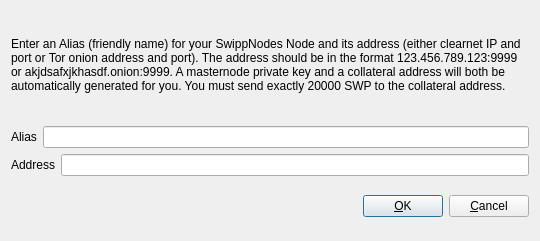
<?xml version="1.0" encoding="UTF-8"?>
<ui version="4.0">
 <class>AddEditAdrenalineNode</class>
 <widget class="QDialog" name="AddEditAdrenalineNode">
  <property name="geometry">
   <rect>
    <x>0</x>
    <y>0</y>
    <width>540</width>
    <height>241</height>
   </rect>
  </property>
  <property name="windowTitle">
   <string>Add/Edit SwippNodes Node</string>
  </property>
  <property name="modal">
   <bool>true</bool>
  </property>
  <layout class="QVBoxLayout" name="verticalLayout">
   <item>
    <layout class="QVBoxLayout" name="verticalLayout_2">
     <property name="topMargin">
      <number>0</number>
     </property>
     <property name="bottomMargin">
      <number>0</number>
     </property>
     <item>
      <widget class="QLabel" name="label_3">
       <property name="sizePolicy">
        <sizepolicy hsizetype="Preferred" vsizetype="Expanding">
         <horstretch>0</horstretch>
         <verstretch>0</verstretch>
        </sizepolicy>
       </property>
       <property name="text">
        <string>&lt;html&gt;&lt;head/&gt;&lt;body&gt;&lt;p&gt;Enter an Alias (friendly name) for your SwippNodes Node and its address (either clearnet IP and port or Tor onion address and port).  The address should be in the format 123.456.789.123:9999 or akjdsafxjkhasdf.onion:9999.  A masternode private key and a collateral address will both be automatically generated for you.  You must send exactly 20000 SWP to the collateral address.&lt;/p&gt;&lt;/body&gt;&lt;/html&gt;</string>
       </property>
       <property name="wordWrap">
        <bool>true</bool>
       </property>
      </widget>
     </item>
     <item>
      <layout class="QHBoxLayout" name="horizontalLayout">
       <property name="bottomMargin">
        <number>0</number>
       </property>
       <item>
        <widget class="QLabel" name="label">
         <property name="text">
          <string>Alias</string>
         </property>
        </widget>
       </item>
       <item>
        <widget class="QLineEdit" name="aliasLineEdit"/>
       </item>
      </layout>
     </item>
     <item>
      <layout class="QHBoxLayout" name="horizontalLayout_2">
       <property name="bottomMargin">
        <number>0</number>
       </property>
       <item>
        <widget class="QLabel" name="label_2">
         <property name="text">
          <string>Address</string>
         </property>
        </widget>
       </item>
       <item>
        <widget class="QLineEdit" name="addressLineEdit"/>
       </item>
      </layout>
     </item>
     <item>
      <layout class="QHBoxLayout" name="horizontalLayout_3">
       <property name="bottomMargin">
        <number>0</number>
       </property>
      </layout>
     </item>
    </layout>
   </item>
   <item>
    <layout class="QHBoxLayout" name="horizontalLayout_Buttons">
     <item>
      <spacer name="horizontalSpacer_1">
       <property name="orientation">
        <enum>Qt::Horizontal</enum>
       </property>
       <property name="sizeHint" stdset="0">
        <size>
         <width>40</width>
         <height>48</height>
        </size>
       </property>
      </spacer>
     </item>
     <item>
      <widget class="QLabel" name="statusLabel">
       <property name="font">
        <font>
         <weight>75</weight>
         <bold>true</bold>
        </font>
       </property>
       <property name="text">
        <string/>
       </property>
       <property name="textFormat">
        <enum>Qt::PlainText</enum>
       </property>
       <property name="wordWrap">
        <bool>true</bool>
       </property>
      </widget>
     </item>
     <item>
      <spacer name="horizontalSpacer_2">
       <property name="orientation">
        <enum>Qt::Horizontal</enum>
       </property>
       <property name="sizeHint" stdset="0">
        <size>
         <width>40</width>
         <height>48</height>
        </size>
       </property>
      </spacer>
     </item>
     <item>
      <widget class="QPushButton" name="okButton">
       <property name="text">
        <string>&amp;OK</string>
       </property>
      </widget>
     </item>
     <item>
      <widget class="QPushButton" name="cancelButton">
       <property name="text">
        <string>&amp;Cancel</string>
       </property>
       <property name="autoDefault">
        <bool>false</bool>
       </property>
      </widget>
     </item>
    </layout>
   </item>
  </layout>
 </widget>
 <resources/>
 <connections/>
</ui>
